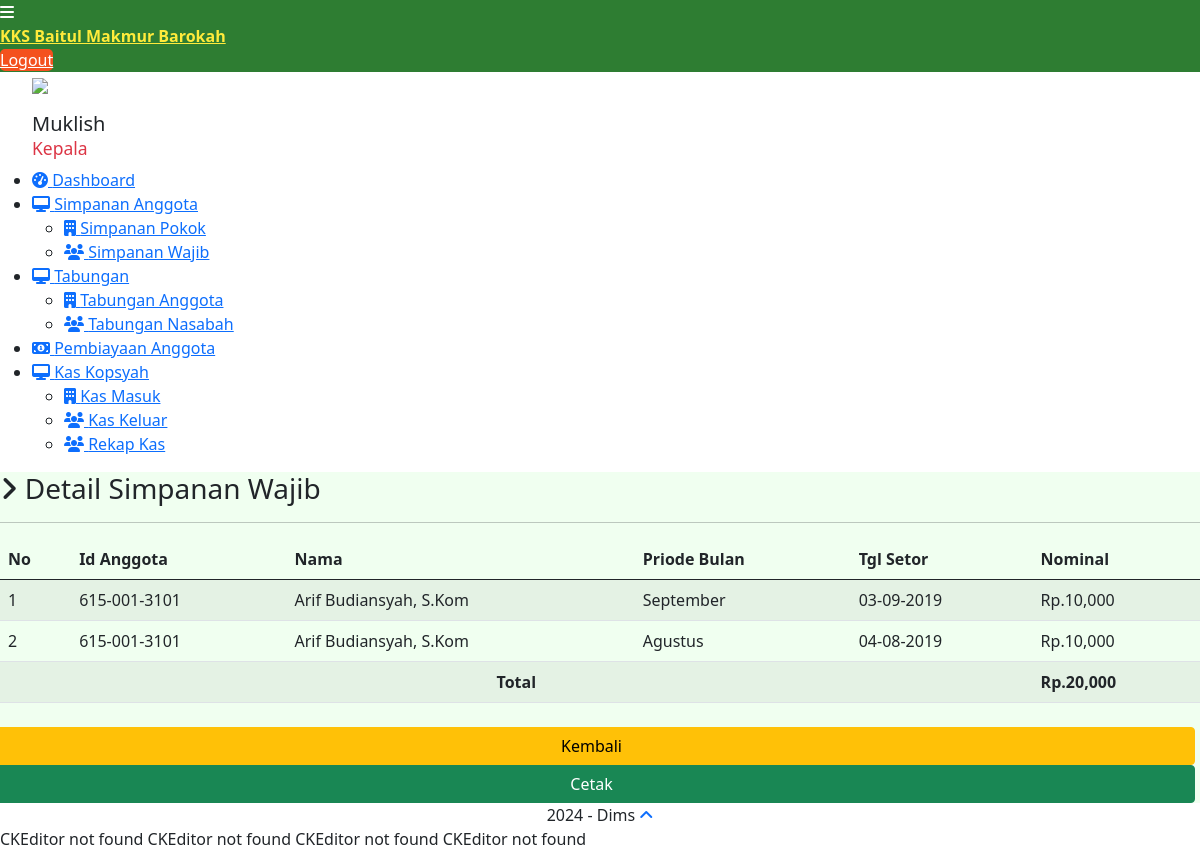
Screenshot of /admin/dashboard/index.php?page=simpanan_anggota&action=detail&id_anggota=615-001-3101 (signed in) with the database file from the repository.
### tables this page shows
CREATE TABLE `simpanan_anggota` (
  `id_simpanan_anggota` int(11) NOT NULL,
  `id_anggota` varchar(20) NOT NULL,
  `id_produk` int(11) NOT NULL,
  `jumlah` int(11) NOT NULL,
  `periode_bulan` varchar(15) NOT NULL,
  `periode_tahun` varchar(5) NOT NULL,
  `Tglsetor` date NOT NULL
);

CREATE TABLE `anggota` (
  `id_anggota` varchar(20) NOT NULL,
  `nama_lengkap` varchar(100) NOT NULL,
  `nama_panggilan` varchar(50) NOT NULL,
  `nik` varchar(20) NOT NULL,
  `alamat` text NOT NULL,
  `telp_rumah` varchar(20) NOT NULL,
  `no_hp` varchar(20) NOT NULL,
  `pekerjaan` varchar(150) NOT NULL,
  `jenis_kelamin` enum('Perempuan','Laki-laki') NOT NULL,
  `status_kawin` enum('Belum Menikah','Menikah','Janda','Duda') NOT NULL,
  `email_anggota` varchar(120) NOT NULL,
  `username` varchar(120) NOT NULL,
  `pass_anggota` varchar(110) NOT NULL,
  `tgl_daftar` date NOT NULL
);

### admin/config/config.php (called while the page is built, shortened)
<?php
function base_url($url = null){
	$base_url = "http://kksbaitulmakmur.site/admin";
	if($url != null){
		return $base_url."/".$url;
	}else{
		return $base_url;
	}
}
?>

### admin/dashboard/simpanan_anggota/detail.php (the view, shortened to what this page needs)
<?php
$id_anggota=mysqli_real_escape_string($con,$_GET['id_anggota']);
$sql=mysqli_query($con,"select SUM(simpanan_anggota.jumlah) AS jumlah, anggota.id_anggota AS id_anggota, anggota.nama_lengkap AS nama_lengkap from simpanan_anggota INNER JOIN anggota on simpanan_anggota.id_anggota = anggota.id_anggota WHERE simpanan_anggota.id_anggota = '$id_anggota' AND simpanan_anggota.id_produk = '7' ") or die (mysqli_error($con));
$data=mysqli_fetch_array($sql);
$total_simpanan = $data['jumlah'];
?>
<h3><i class="fa fa-angle-right"></i> Detail Simpanan Wajib</h3>
<hr>
<div class="row mt">
  <div class="col-lg-12">
         <table class="table table-striped">
          <thead>
           <tr>
            <th>No</th>
            <th>Id Anggota</th>
            <th>Nama</th>
            <th>Priode Bulan</th>
            <th>Tgl Setor</th>
            <th class="text-right">Nominal</th>
    </tr>
</thead>
<tbody>
   <?php
   $no = 1;
   $sql=mysqli_query($con,"select * from simpanan_anggota a inner join anggota b on a.id_anggota = b.id_anggota  where a.id_anggota = '$id_anggota' AND a.id_produk = '7' ORDER BY Tglsetor DESC ") or die (mysqli_error($con));
   while($data = mysqli_fetch_array($sql)){
    ?>
    <tr>
            <td><?php echo $no++ ?></td>
            <td><?php echo $data['id_anggota'] ?></td>
            <td><?php echo $data['nama_lengkap'] ?></td>
            <td><?php echo $data['periode_bulan'] ?></td>
            <td><?php echo date('d-m-Y', strtotime($data['Tglsetor'])) ?></td>
            <td class="text-right"><?php echo 'Rp.'. number_format($data['jumlah']) ?></td>
    </tr>
<?php } ?>
<tr>
    <td colspan="5" align="center"><strong>Total</strong></td>
    <td class="text-right"><strong><?php echo 'Rp.'. number_format($total_simpanan) ?></strong></td>
</tr>
</tbody>
</table>
</div>
</div>
<div class="row mt-2 text-right" style="margin-right: 5px;">
  <a href="?page=simpanan_anggota" class="btn btn-warning">Kembali</a>
  <a href="<?php echo base_url('') ?>/dashboard/simpanan_anggota/cetak.php?id_anggota=<?php echo $id_anggota  ?>" class="btn btn-success" target="_blank">Cetak</a>
</div>

### rows the page displays
simpanan_anggota: id_anggota.id_anggota "615-001-3101", id_anggota.nama_lengkap "Arif Budiansyah, S.Kom", periode_bulan "September", Tglsetor "03-09-2019", jumlah "10,000"
simpanan_anggota: id_anggota.id_anggota "615-001-3101", id_anggota.nama_lengkap "Arif Budiansyah, S.Kom", periode_bulan "Agustus", Tglsetor "04-08-2019", jumlah "10,000"

### other values shown
$_SESSION['nama_admin'] "Muklish"
$_SESSION['level_admin'] "Kepala"
$total_simpanan "20,000"
